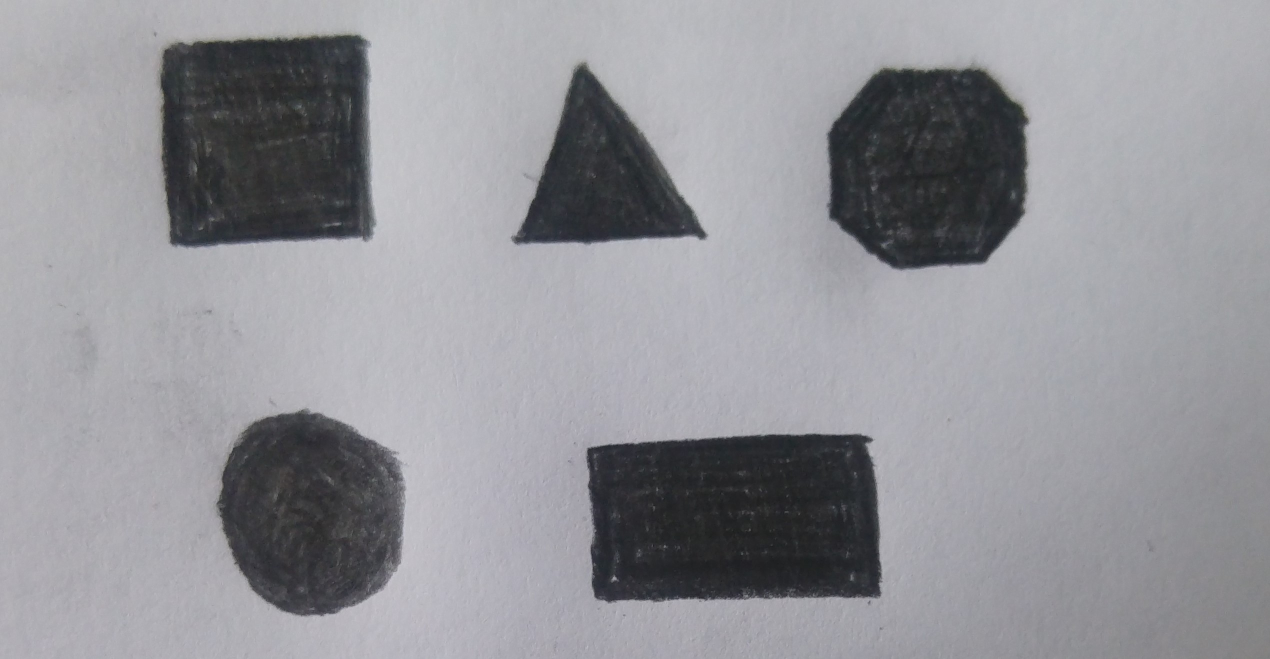
//> input picture ShapeDetection/TrainingImages.jpg, 2540 x 1318 px (shown at 1/2 size)
$ ./ShapeDetection   (built with g++ and OpenCV 4)
//> lines starting //> are read from the running program, lines starting //| are printed output that depends on the picture; after the words box and inside, x2 and y2 are one past the last pixel; in counts of white or black regions, pixels touching at a corner belong together
#include "opencv2/imgproc.hpp"
#include "opencv2/highgui.hpp"
#include <iostream>
#include <vector>

using namespace cv;
using namespace std;

Size size(620, 480);

float calculateDistance(Point p1, Point p2)
{
    return sqrt((p1.x - p2.x) * (p1.x - p2.x) + (p1.y - p2.y) * (p1.y - p2.y));
}

double angle(Point p1, Point p2)
{
    int a=atan2(p1.y - p2.y, p1.x - p2.x);
    return a * 180 / 3.14;
}

int main(int argc, char* argv[])
{
    Mat input,gray,dst1,bilateral,median,thres1,thres2,cannyout,dst;
    double otsu;

    input = imread("TrainingImages.jpg", 1);
//> input is the input picture: 1318 rows x 2540 cols, CV_8UC3; mean B, G, R 152.9, 147.9, 147.8
    cvtColor(input, gray, CV_BGR2GRAY);

    resize(gray, gray, size);
//> gray: 480 rows x 620 cols, CV_8UC1
    resize(input, input, size);
//> input: 480 rows x 620 cols, CV_8UC3

    bilateralFilter ( gray, bilateral, 13, 75, 75 );
    medianBlur(bilateral, median, 1);

    otsu = threshold(median, thres1, 0, 255, CV_THRESH_BINARY | CV_THRESH_OTSU);
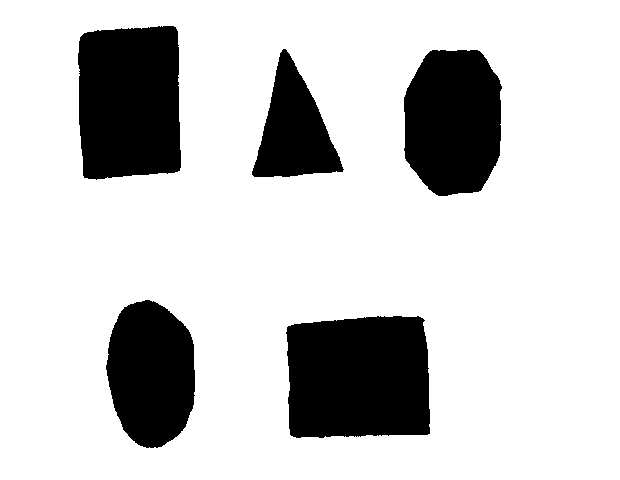
//> thres1: 480 rows x 620 cols, CV_8UC1; 80% white; 5 black regions, box (x1, y1, x2, y2) and area: (286, 316, 430, 438) 16274, (78, 26, 181, 180) 14581, (404, 50, 502, 196) 12014, (106, 300, 195, 448) 10325, (252, 49, 344, 177) 6358
//> otsu = 113
    Canny(thres1, cannyout, otsu, otsu * 1 / 2, 3, 1);
//> cannyout: 480 rows x 620 cols, CV_8UC1; 0.72% white in thin lines or dots, all inside (x1, y1, x2, y2) = (77, 25, 502, 448)

    cornerHarris(thres1, dst, 7, 5, 0.038, BORDER_DEFAULT);
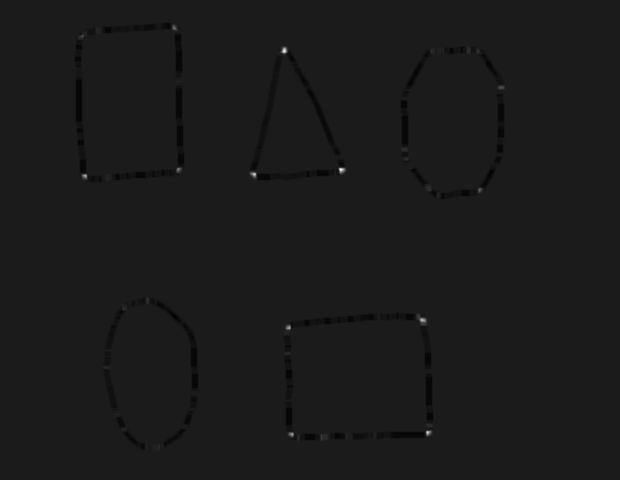
//> dst: 480 rows x 620 cols, CV_32FC1; min -0.428, max 3.57, mean -0.00577; drawn with min black and max white

    dilate(dst, dst, getStructuringElement(MORPH_ELLIPSE, Size(3, 3)));
//> dst: 480 rows x 620 cols, CV_32FC1; 8% of pixels changed, all inside (x1, y1, x2, y2) = (73, 20, 508, 454)
    dst.convertTo(dst1, CV_8UC1);

    vector<vector<Point> > contours;
    vector<Vec4i> hierarchy;

    findContours(cannyout, contours, hierarchy, CV_RETR_EXTERNAL, CV_CHAIN_APPROX_SIMPLE, Point(0, 0));
//> contours = 5 contours; box (x1, y1, x2, y2) and area: (286, 315, 430, 438) 16272, (77, 25, 181, 180) 14570, (403, 49, 502, 196) 12030, (105, 299, 195, 448) 10339, (251, 48, 344, 177) 6351

    vector<Moments> mu(contours.size());
//> mu = 5 items
    for (int i = 0; i < contours.size(); i++)
    {
        mu[i] = moments(contours[i], false);
    }
//> this loop made 5 passes
    vector<Point2f> mc(contours.size());
    for (int i = 0; i < contours.size(); i++)
    {
        mc[i] = Point2f(mu[i].m10 / mu[i].m00, mu[i].m01 / mu[i].m00);
    }

    Mat drawing = Mat::zeros(cannyout.size(), CV_8UC1);
    string sObjectNumber;
    ostringstream sContourNumber;
    vector<Point> centerPoints;

    for (int i = 0; i< contours.size(); i++)
    {
        sContourNumber << i;
        sObjectNumber = sContourNumber.str();
        Point pCoordinates(mc[i].x, mc[i].y);
        centerPoints.push_back(pCoordinates);
        Scalar color = Scalar(255, 255, 255);
        drawContours(drawing, contours, i, color, 1, 8, hierarchy, 0, Point());
        circle(drawing, mc[i], 4, color, -1, 8, 0);
        //putText(drawing, sObjectNumber, pCoordinates, CV_FONT_HERSHEY_COMPLEX, 1, color, 2, 8);
        sContourNumber.str("");
        sContourNumber.clear();
    }
//> this loop made 5 passes
//> pCoordinates on passes 1 to 5: Point(357, 377), Point(150, 372), Point(452, 121), Point(293, 129), Point(128, 101)
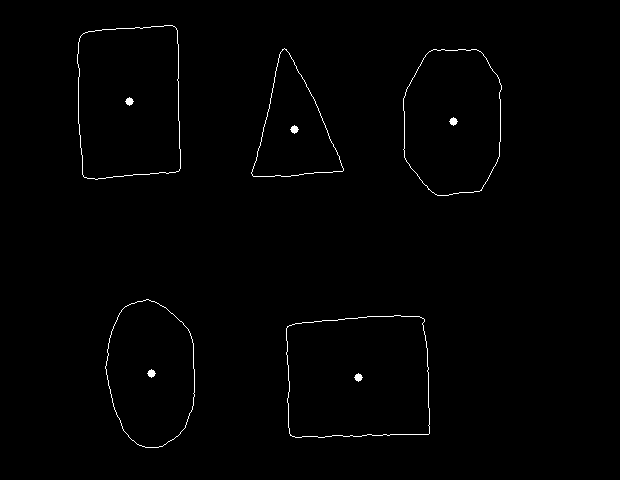
//> drawing: 480 rows x 620 cols, CV_8UC1; 0.77% white in thin lines or dots, all inside (x1, y1, x2, y2) = (77, 25, 502, 448)

    vector<vector<Point> > contours1;
    vector<Vec4i> hierarchy1;

    findContours(dst1, contours1, hierarchy1, CV_RETR_EXTERNAL, CV_CHAIN_APPROX_SIMPLE, Point(0, 0));
//> contours1 = 13 contours, 2 with area under 20; largest, box (x1, y1, x2, y2) and area: (418, 316, 428, 326) 55, (280, 46, 289, 55) 48, (337, 167, 347, 175) 44, (249, 171, 258, 179) 42, (425, 429, 433, 437) 38

    vector<Moments> mu1(contours1.size());
//> mu1 = 13 items
    for (int i = 0; i < contours1.size(); i++)
    {
        mu1[i] = moments(contours1[i], false);
    }
//> this loop made 13 passes
    vector<Point2f> mc1(contours1.size());
    for (int i = 0; i < contours1.size(); i++)
    {
        mc1[i] = Point2f(mu1[i].m10 / mu1[i].m00, mu1[i].m01 / mu1[i].m00);
    }

    Mat drawing1 = Mat::zeros(dst1.size(), CV_8UC1);
    string sObjectNumber1;
    ostringstream sContourNumber1;
    vector<Point> cornerPoints;

    for (int i = 0; i<contours1.size(); i++)
    {
        sContourNumber1 << i;
        sObjectNumber1 = sContourNumber1.str();
        Point pCoordinates1(mc1[i].x, mc1[i].y);
        cornerPoints.push_back(pCoordinates1);
        Scalar color = Scalar(255, 255, 255);
        drawContours(drawing1, contours1, i, color, 1, 8, hierarchy1, 0, Point());
        circle(drawing1, mc1[i], 4, color, -1, 8, 0);
        putText(drawing1, sObjectNumber1, pCoordinates1, CV_FONT_HERSHEY_COMPLEX, 1, color, 2, 8);
        sContourNumber1.str("");
        sContourNumber1.clear();
    }
//> this loop made 13 passes
//> pCoordinates1 on passes 1 to 12: Point(290, 433), Point(428, 432), Point(287, 327), Point(422, 320), Point(479, 189), Point(84, 175), Point(253, 174), Point(341, 169), Point(178, 169), Point(500, 87), Point(283, 49), Point(82, 35)
//> pass 3, `putText(drawing1, sObjectNumber1, pCoordinates1, CV_FONT_HERSHEY_COMPL..`:
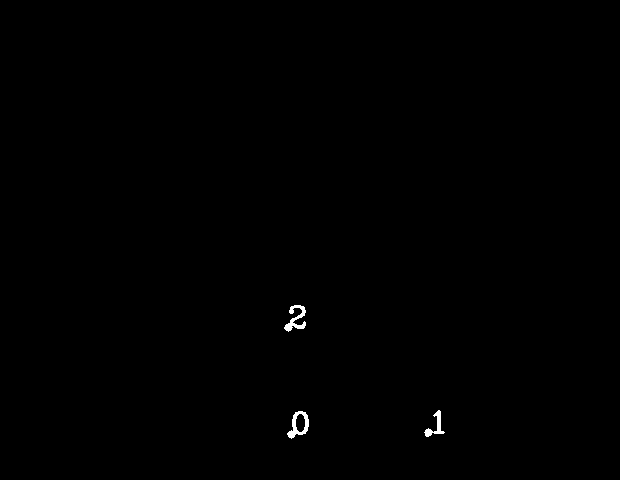
//> drawing1: 480 rows x 620 cols, CV_8UC1; 0.23% white; 3 white regions, box (x1, y1, x2, y2) and area: (287, 411, 309, 439) 256, (284, 305, 306, 332) 250, (424, 410, 445, 437) 178
//> after the loop:
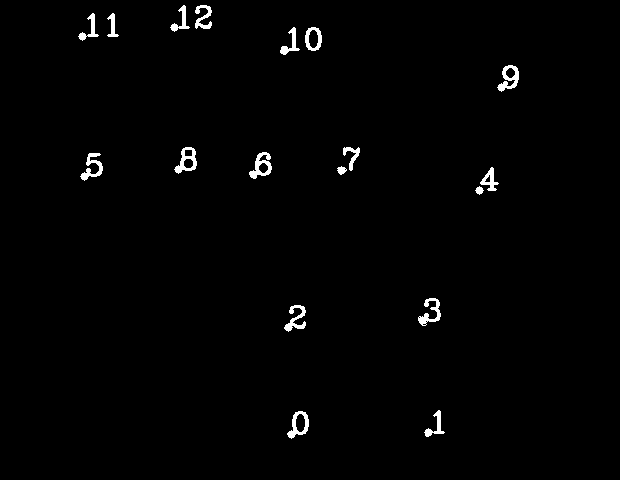
//> drawing1: 480 rows x 620 cols, CV_8UC1; 1.2% white; 18 white regions, largest, box (x1, y1, x2, y2) and area: (249, 152, 272, 179) 285, (497, 65, 519, 92) 276, (174, 147, 197, 174) 273

    //cout << calculateDistance(Point(10, 10), Point(20, 20)) << endl;
    vector<int> edgeCounterVec;

    for (int i = 0; i < centerPoints.size(); i++)
    {
        float Distance= calculateDistance(centerPoints.at(0), cornerPoints.at(1));
        Distance=Distance*(1.3);
        int edgeCounter = 0;
        stringstream ss;
        //cout<<s<<endl;
        for (int j = 0; j < cornerPoints.size(); j++)
        {
            float mDistance = calculateDistance(centerPoints.at(i), cornerPoints.at(j));

            if (mDistance < Distance)
            {
                edgeCounter++;
            }
            //cout << i << " " << j << " " <<  mDistance << endl;

        }
        edgeCounterVec.push_back(edgeCounter);

    if(edgeCounter == 0 || edgeCounter == 1 )
    {
    ss<<"Daire";
    }
    else if(edgeCounter == 3)
    {
    ss << "Ucgen";
    }
    else if(edgeCounter == 4)
    {
    ss << "Dortgen";
    }
    else if(edgeCounter == 5)
    {
        ss<< "besgen";
    }
    else if (edgeCounter==6)
    {
        double anle=angle(cornerPoints.at(0),cornerPoints.at(2));
        cout<<"Angle:"<<anle<<endl;
        if(anle<75)
        {
            ss<< "yildiz";
        }
        else if(anle>75)
        {
            ss<< "altigen";
        }
    }
   else{
      //cout<<edgeCounter<<endl;
    }
        sObjectNumber = ss.str();
        putText(input, sObjectNumber, centerPoints.at(i), CV_FONT_HERSHEY_COMPLEX, 1, Scalar(255), 2, 8);
    }
//> this loop made 5 passes
//> edgeCounter on passes 1 to 5: 4, 0, 2, 3, 4
//> pass 1, `putText(input, sObjectNumber, centerPoints.at(i), CV_FONT_HERSHEY_COMP..`:
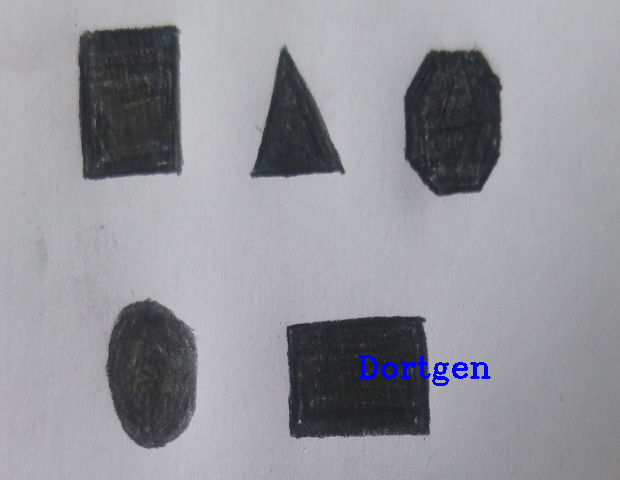
//> input: 480 rows x 620 cols, CV_8UC3; mean B, G, R 153.4, 147.4, 147.3
//> after the loop:
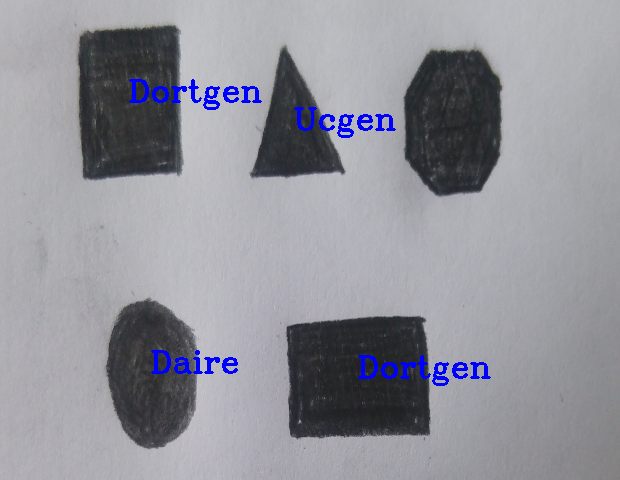
//> input: 480 rows x 620 cols, CV_8UC3; mean B, G, R 154.6, 146, 146
    imshow("debug1", input);
    imshow("debug2", drawing1);
    waitKey(0);
    return 0;
}
